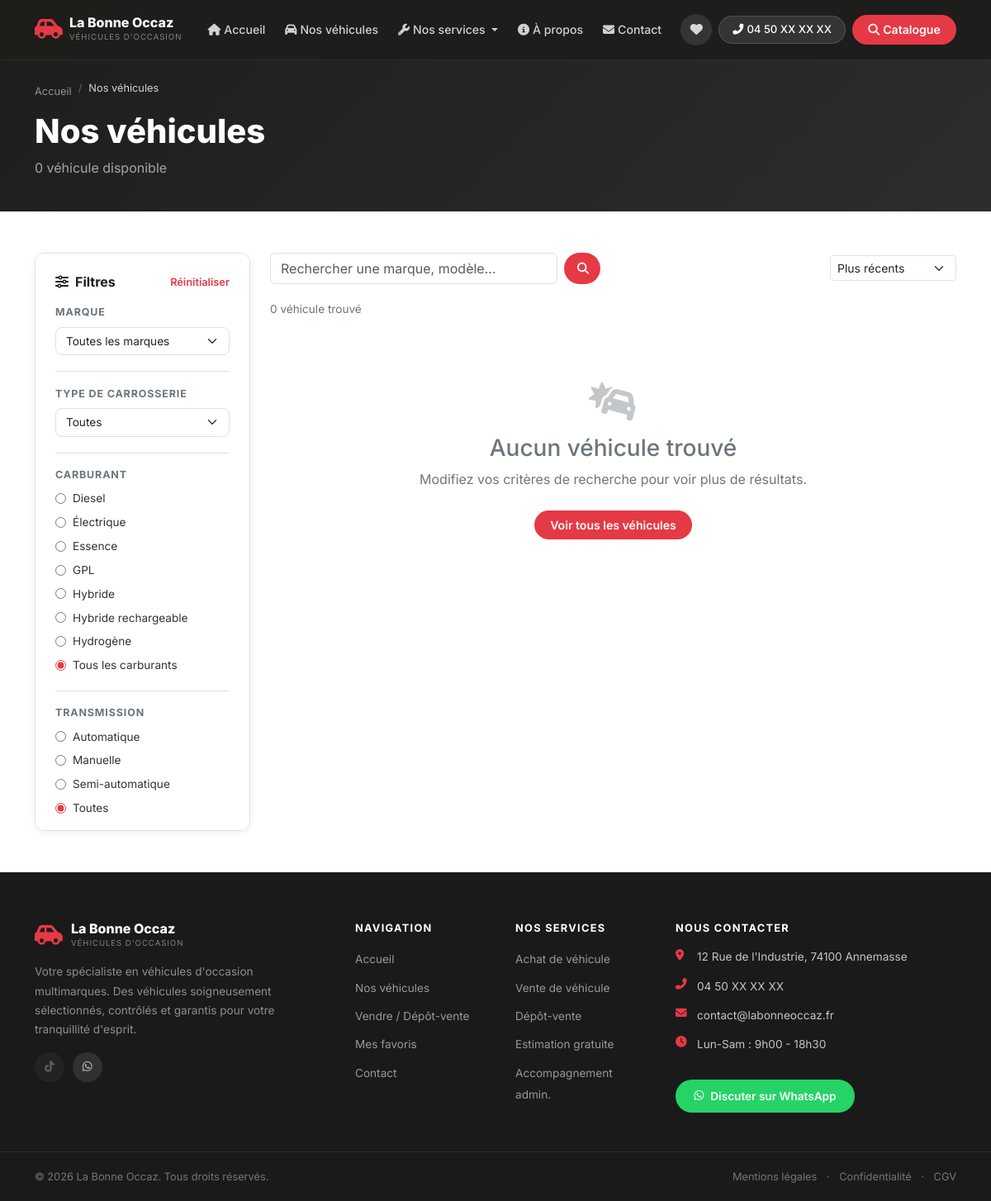
The page /vehicules on the database its author committed.
### tables this page shows
CREATE TABLE IF NOT EXISTS `site_settings` (
    `id`           INT UNSIGNED AUTO_INCREMENT PRIMARY KEY,
    `setting_key`  VARCHAR(100) NOT NULL UNIQUE,
    `setting_val`  TEXT         NULL,
    `setting_type` ENUM('text','textarea','image','boolean','json') NOT NULL DEFAULT 'text',
    `label`        VARCHAR(200) NOT NULL,
    `group_name`   VARCHAR(80)  NOT NULL DEFAULT 'general',
    `updated_at`   DATETIME     NOT NULL DEFAULT CURRENT_TIMESTAMP ON UPDATE CURRENT_TIMESTAMP
);

CREATE TABLE IF NOT EXISTS `fuel_types` (
    `id`   INT UNSIGNED AUTO_INCREMENT PRIMARY KEY,
    `name` VARCHAR(60) NOT NULL UNIQUE,
    `slug` VARCHAR(70) NOT NULL UNIQUE
);

CREATE TABLE IF NOT EXISTS `transmissions` (
    `id`   INT UNSIGNED AUTO_INCREMENT PRIMARY KEY,
    `name` VARCHAR(60) NOT NULL UNIQUE,
    `slug` VARCHAR(70) NOT NULL UNIQUE
);

### controllers/VehicleController.php (called while the page is built, shortened)
<?php
class VehicleController extends BaseController {
    private Vehicle $vehicleModel;
    private Brand $brandModel;
    public function __construct() {
        $this->vehicleModel = new Vehicle();
        $this->brandModel   = new Brand();
    }
    public function catalog($param = null): void {
        $db = Database::getInstance();
        $filters = $this->extractFilters();
        $sort    = $_GET['sort']  ?? 'newest';
        $page    = max(1, (int)($_GET['page'] ?? 1));
        $vehicles = $this->vehicleModel->getCatalog($filters, $page, VEHICLES_PER_PAGE, $sort);
        $total    = $this->vehicleModel->countCatalog($filters);
        $pages    = (int)ceil($total / VEHICLES_PER_PAGE);
        $brands       = $this->brandModel->getAllWithCount();
        $fuel_types   = $db->query("SELECT * FROM fuel_types ORDER BY name")->fetchAll();
        $transmissions = $db->query("SELECT * FROM transmissions ORDER BY name")->fetchAll();
        $body_types   = $db->query("SELECT * FROM body_types ORDER BY name")->fetchAll();
        $this->render('vehicles/catalog', [
            'title'        => 'Catalogue véhicules - La Bonne Occaz',
            'metaDesc'     => 'Parcourez notre catalogue de véhicules d\'occasion. Filtres avancés, prix transparents.',
            'vehicles'     => $vehicles,
            'total'        => $total,
            'page'         => $page,
            'pages'        => $pages,
            'sort'         => $sort,
            'filters'      => $filters,
            'brands'       => $brands,
            'fuel_types'   => $fuel_types,
            'transmissions'=> $transmissions,
            'body_types'   => $body_types,
        ]);
    }
    private function extractFilters(): array {
        $f = [];
        return $f;
    }
}

### config/database.example.php (called while the page is built, shortened)
<?php
class Database {
    private static ?PDO $instance = null;
    private static string $host     = 'localhost';
    private static string $dbname   = 'labonneoccaz';
    private static string $user     = 'root';
    private static string $password = '';
    private static string $charset  = 'utf8mb4';
    public static function getInstance(): PDO {
        if (self::$instance === null) {
            $dsn = 'mysql:host='.self::$host.';dbname='.self::$dbname.';charset='.self::$charset;
            $options = [
                PDO::ATTR_ERRMODE            => PDO::ERRMODE_EXCEPTION,
                PDO::ATTR_DEFAULT_FETCH_MODE => PDO::FETCH_ASSOC,
                PDO::ATTR_EMULATE_PREPARES   => false,
            ];
            try {
                self::$instance = new PDO($dsn, self::$user, self::$password, $options);
            } catch (PDOException $e) {
                error_log('DB Error: ' . $e->getMessage());
                die('Erreur de connexion à la base de données.');
            }
        }
        return self::$instance;
    }
}

### models/SiteSettings.php (called while the page is built, shortened)
<?php
class SiteSettings {
    private PDO $db;
    private static array $cache = [];
    public function __construct() { $this->db = Database::getInstance(); }
    public function get(string $key, string $default = ''): string {
        $s = $this->db->prepare("SELECT setting_val FROM site_settings WHERE setting_key=:k");
        $s->execute([':k'=>$key]);
        $v = $s->fetchColumn();
        self::$cache[$key] = ($v !== false) ? (string)$v : $default;
        return self::$cache[$key];
    }
}

### models/Vehicle.php (called while the page is built, shortened)
<?php
class Vehicle {
    private PDO $db;
    public function __construct() {
        $this->db = Database::getInstance();
    }
    public function countCatalog(array $filters = []): int {
        [$where, $params] = $this->buildWhereClause($filters);
        $sql = "SELECT COUNT(*) FROM vehicles v
                JOIN brands b ON v.brand_id = b.id
                JOIN fuel_types f ON v.fuel_type_id = f.id
                JOIN transmissions t ON v.transmission_id = t.id
                WHERE v.status IN ('available','reserved') $where";
        $stmt = $this->db->prepare($sql);
        $stmt->execute();
        return (int)$stmt->fetchColumn();
    }
    private function buildWhereClause(array $f): array {
        $where  = '';
        $params = [];
        return [$where, $params];
    }
}

### views/vehicles/catalog.php (the view, shortened to what this page needs)
<section class="page-hero page-hero--catalog">
    <div class="container">
        <nav aria-label="breadcrumb" class="page-breadcrumb">
            <ol class="breadcrumb">
                <li class="breadcrumb-item"><a href="<?= BASE_URL ?>/">Accueil</a></li>
                <li class="breadcrumb-item active">Nos véhicules</li>
            </ol>
        </nav>
        <h1 class="page-hero__title">Nos véhicules</h1>
        <p class="page-hero__subtitle"><?= $total ?> véhicule<?= $total > 1 ? 's' : '' ?> disponible<?= $total > 1 ? 's' : '' ?></p>
    </div>
</section>
<section class="catalog-section section-padding-sm">
    <div class="container">
        <div class="row g-4">
            <div class="col-lg-3">
                <div class="filter-sidebar" id="filterSidebar">
                    <div class="filter-sidebar__header">
                        <h2 class="filter-title"><i class="fas fa-sliders-h me-2"></i>Filtres</h2>
                        <a href="<?= BASE_URL ?>/vehicules" class="filter-reset">Réinitialiser</a>
                    </div>
                    <form action="<?= BASE_URL ?>/vehicules" method="GET" id="filterForm">
                        <div class="filter-group">
                            <h3 class="filter-group__title">Marque</h3>
                            <select name="brand_id" class="form-select filter-select">
                                <option value="">Toutes les marques</option>
                            </select>
                        </div>
                        <div class="filter-group">
                            <h3 class="filter-group__title">Type de carrosserie</h3>
                            <select name="body_type_id" class="form-select filter-select">
                                <option value="">Toutes</option>
                            </select>
                        </div>
                        <div class="filter-group">
                            <h3 class="filter-group__title">Carburant</h3>
                            <div class="filter-checkboxes">
                                <?php foreach ($fuel_types as $f): ?>
                                <label class="filter-checkbox">
                                    <input type="radio" name="fuel_type_id" value="<?= $f['id'] ?>"
                                        <?= (isset($filters['fuel_type_id']) && $filters['fuel_type_id'] == $f['id']) ? 'checked' : '' ?>>
                                    <?= htmlspecialchars($f['name']) ?>
                                </label>
                                <?php endforeach; ?>
                                <label class="filter-checkbox">
                                    <input type="radio" name="fuel_type_id" value=""
                                        <?= empty($filters['fuel_type_id']) ? 'checked' : '' ?>>
                                    Tous les carburants
                                </label>
                            </div>
                        </div>
                        <div class="filter-group">
                            <h3 class="filter-group__title">Transmission</h3>
                            <div class="filter-checkboxes">
                                <?php foreach ($transmissions as $t): ?>
                                <label class="filter-checkbox">
                                    <input type="radio" name="transmission_id" value="<?= $t['id'] ?>"
                                        <?= (isset($filters['transmission_id']) && $filters['transmission_id'] == $t['id']) ? 'checked' : '' ?>>
                                    <?= htmlspecialchars($t['name']) ?>
                                </label>
                                <?php endforeach; ?>
                                <label class="filter-checkbox">
                                    <input type="radio" name="transmission_id" value=""
                                        <?= empty($filters['transmission_id']) ? 'checked' : '' ?>>
                                    Toutes
                                </label>
                            </div>
                        </div>
                    </form>
                </div>
            </div>
            <div class="col-lg-9">
                <div class="catalog-toolbar">
                    <div class="catalog-toolbar__left">
                        <div class="search-inline">
                            <form action="<?= BASE_URL ?>/vehicules" method="GET" class="d-flex gap-2">
                                <input type="text" name="search" class="form-control"
                                       placeholder="Rechercher une marque, modèle..."
                                       value="<?= htmlspecialchars($filters['search'] ?? '') ?>">
                                <button type="submit" class="btn btn-primary-custom px-3">
                                    <i class="fas fa-search"></i>
                                </button>
                            </form>
                        </div>
                    </div>
                    <div class="catalog-toolbar__right d-flex align-items-center gap-3">
                        <div class="sort-wrapper">
                            <select class="form-select form-select-sm" id="sortSelect" onchange="applySort(this.value)">
                                <option value="newest"    <?= $sort==='newest'    ? 'selected':'' ?>>Plus récents</option>
                            </select>
                        </div>
                    </div>
                </div>
                <div class="catalog-results-info">
                    <span><?= $total ?> véhicule<?= $total > 1 ? 's' : '' ?> trouvé<?= $total > 1 ? 's' : '' ?></span>
                </div>
                <div class="row g-4" id="catalogGrid">
                    <?php if (!empty($vehicles)): ?>
                        <?php foreach ($vehicles as $v): ?>
                            <?php include VIEWS_PATH . '/vehicles/_vehicle_card.php'; ?>
                        <?php endforeach; ?>
                    <?php else: ?>
                        <div class="col-12">
                            <div class="no-results">
                                <i class="fas fa-car-crash fa-3x mb-3"></i>
                                <h3>Aucun véhicule trouvé</h3>
                                <p>Modifiez vos critères de recherche pour voir plus de résultats.</p>
                                <a href="<?= BASE_URL ?>/vehicules" class="btn btn-primary-custom mt-2">Voir tous les véhicules</a>
                            </div>
                        </div>
                    <?php endif; ?>
                </div>
            </div>
        </div>
    </div>
</section>

### views/layouts/header.php (shortened to what this page needs)
<!DOCTYPE html>
<html lang="fr">
<head>
    <?php
    try {
        $_siteSettings = new SiteSettings();
        $_logoUrl      = $_siteSettings->get('logo_url');
        $_logoText     = $_siteSettings->get('logo_text', 'La Bonne Occaz');
    } catch (Exception $e) {
        $_faviconUrl = $_logoUrl = '';
        $_logoText   = 'La Bonne Occaz';
    }
    ?>
    <link href="https://cdn.jsdelivr.net/npm/bootstrap@5.3.2/dist/css/bootstrap.min.css" rel="stylesheet">
    <link href="https://cdnjs.cloudflare.com/ajax/libs/font-awesome/6.5.0/css/all.min.css" rel="stylesheet">
    <link href="<?= BASE_URL ?>/public/css/style.css?v=<?= filemtime(ROOT_PATH.'/public/css/style.css') ?>" rel="stylesheet">
</head>
<body>
<header class="site-header" id="site-header">
    <nav class="navbar navbar-expand-lg navbar-dark py-0">
        <div class="container">
            <a class="navbar-brand d-flex align-items-center" href="<?= BASE_URL ?>/">
                <?php if (!empty($_logoUrl)): ?>
                    <img src="<?= htmlspecialchars($_logoUrl) ?>"
                         alt="<?= htmlspecialchars($_logoText) ?>"
                         style="max-height:46px;max-width:180px;object-fit:contain;">
                <?php else: ?>
                    <span class="logo-icon me-2"><i class="fas fa-car-side"></i></span>
                    <div>
                        <div class="logo-name"><?= htmlspecialchars($_logoText) ?></div>
                        <div class="logo-tagline">VÉHICULES D'OCCASION</div>
                    </div>
                <?php endif; ?>
            </a>
            <div class="collapse navbar-collapse" id="navbarMain">
                <ul class="navbar-nav mx-auto align-items-lg-center">
                    <li class="nav-item">
                        <a class="nav-link px-3" href="<?= BASE_URL ?>/">
                            <i class="fas fa-home me-1"></i>Accueil
                        </a>
                    </li>
                    <li class="nav-item">
                        <a class="nav-link px-3" href="<?= BASE_URL ?>/vehicules">
                            <i class="fas fa-car me-1"></i>Nos véhicules
                        </a>
                    </li>
                    <li class="nav-item dropdown">
                        <a class="nav-link px-3 dropdown-toggle" href="#"
                           role="button" data-bs-toggle="dropdown" aria-expanded="false">
                            <i class="fas fa-wrench me-1"></i>Nos services
                        </a>
                    </li>
                    <li class="nav-item">
                        <a class="nav-link px-3" href="<?= BASE_URL ?>/#about">
                            <i class="fas fa-info-circle me-1"></i>À propos
                        </a>
                    </li>
                    <li class="nav-item">
                        <a class="nav-link px-3" href="<?= BASE_URL ?>/contact">
                            <i class="fas fa-envelope me-1"></i>Contact
                        </a>
                    </li>
                </ul>
                <div class="d-flex align-items-center gap-2 ms-2">
                    <a href="<?= BASE_URL ?>/favoris" class="btn-favorites position-relative" title="Mes favoris" id="favoritesBtn">
                        <i class="fas fa-heart"></i>
                    </a>
                    <a href="tel:<?= str_replace([' ','.','(',')','-'],'', cfg_phone()) ?>"
                       class="btn btn-phone d-none d-xl-flex align-items-center gap-1">
                        <i class="fas fa-phone-alt"></i><?= htmlspecialchars(cfg_phone()) ?>
                    </a>
                    <a href="<?= BASE_URL ?>/vehicules" class="btn btn-primary-custom fw-semibold">
                        <i class="fas fa-search me-1"></i>Catalogue
                    </a>
                </div>
            </div>
        </div>
    </nav>
</header>
<main class="main-content">

### rows shown on the page
site_settings: setting_val "La Bonne Occaz"
fuel_types: name "Diesel"
fuel_types: name "Électrique"
fuel_types: name "Essence"
fuel_types: name "GPL"
fuel_types: name "Hybride"
fuel_types: name "Hybride rechargeable"
fuel_types: name "Hydrogène"
transmissions: name "Automatique"
transmissions: name "Manuelle"
transmissions: name "Semi-automatique"

### other values the page prints
cfg_phone() "04 50 XX XX XX"
$total "0"
cfg_address() "12 Rue de l'Industrie, 74100 Annemasse"
cfg_email() "contact@labonneoccaz.fr"
cfg_hours() "Lun-Sam : 9h00 - 18h30"
